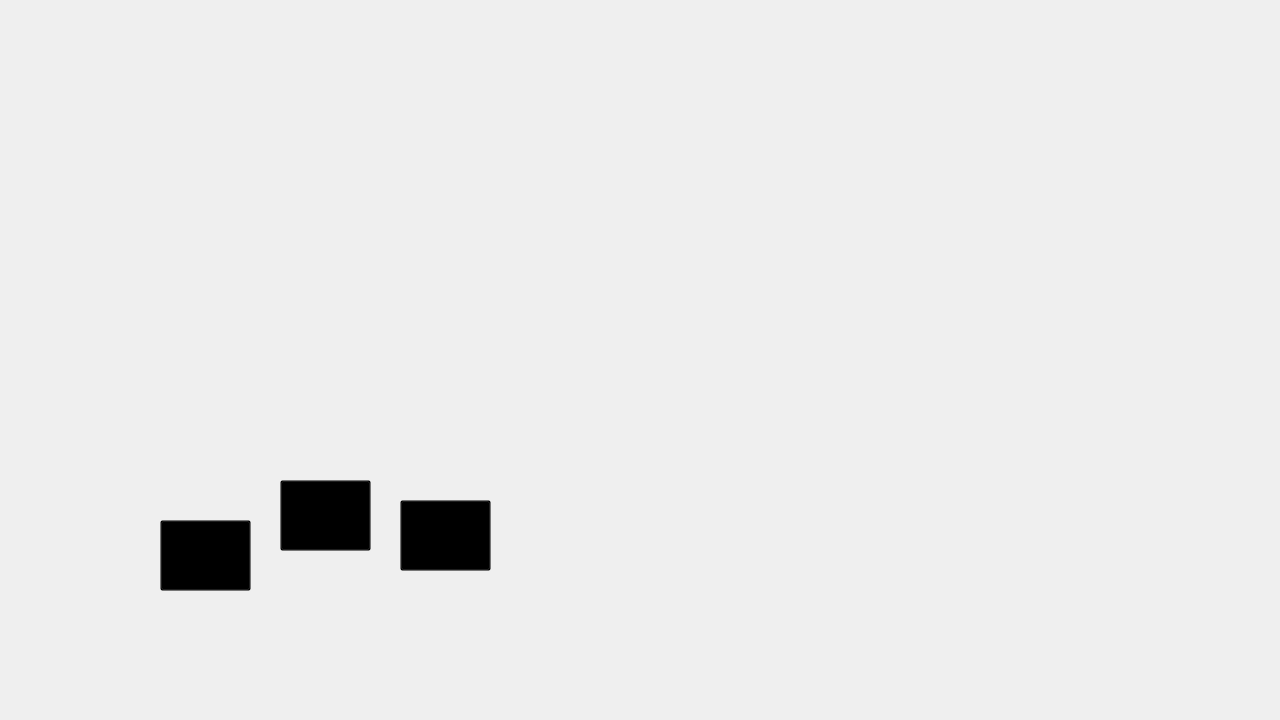
<?xml version="1.0" encoding="UTF-8"?>
<ui version="4.0">
 <class>Form</class>
 <widget class="QWidget" name="Form">
  <property name="geometry">
   <rect>
    <x>0</x>
    <y>0</y>
    <width>1280</width>
    <height>720</height>
   </rect>
  </property>
  <property name="windowTitle">
   <string>Form</string>
  </property>
  <widget class="QLabel" name="label">
   <property name="geometry">
    <rect>
     <x>0</x>
     <y>0</y>
     <width>1280</width>
     <height>720</height>
    </rect>
   </property>
   <property name="text">
    <string/>
   </property>
   <property name="pixmap">
    <pixmap>../Jokenpo.png</pixmap>
   </property>
  </widget>
  <widget class="QPushButton" name="btnMario">
   <property name="geometry">
    <rect>
     <x>160</x>
     <y>520</y>
     <width>91</width>
     <height>71</height>
    </rect>
   </property>
   <property name="styleSheet">
    <string notr="true">background-color: rgb(0,0,0,0%);</string>
   </property>
   <property name="text">
    <string/>
   </property>
  </widget>
  <widget class="QPushButton" name="btnPeach">
   <property name="geometry">
    <rect>
     <x>280</x>
     <y>480</y>
     <width>91</width>
     <height>71</height>
    </rect>
   </property>
   <property name="styleSheet">
    <string notr="true">background-color: rgb(0,0,0,0%);</string>
   </property>
   <property name="text">
    <string/>
   </property>
  </widget>
  <widget class="QPushButton" name="btnBowser">
   <property name="geometry">
    <rect>
     <x>400</x>
     <y>500</y>
     <width>91</width>
     <height>71</height>
    </rect>
   </property>
   <property name="styleSheet">
    <string notr="true">background-color: rgb(0,0,0,0%);</string>
   </property>
   <property name="text">
    <string/>
   </property>
  </widget>
 </widget>
 <resources/>
 <connections/>
</ui>
